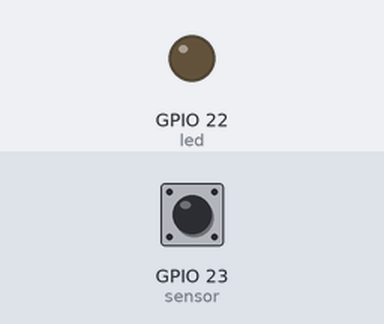
The sketch below on a simulated ESP32. Shown: output pins drawn as LEDs (lit = HIGH). Inputs (shaded band) come from the test bench; at power-on: GPIO 23 (sensor) HIGH. What the sketch prints to the serial monitor is not drawn.

Above: at 1.2 s.
1.3 s: GPIO 23 (sensor) pulsed LOW 2 times (0.12 s each, 0.3 s apart)
3.4 s: GPIO 23 (sensor) pulsed LOW 5 times (0.12 s each, 0.3 s apart)
At 5.2 s:
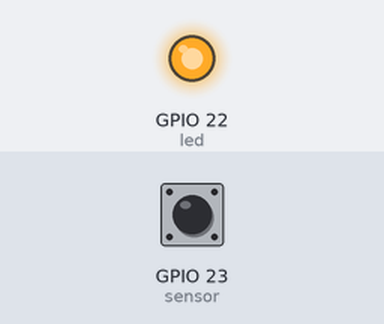
Timing chart, 0 to 16.3 s (numbered marks = the images above; inputs shaded):
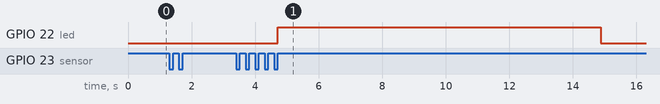

The sketch:

Coin.ino
```cpp
int sensor = 23;
int led = 22;
int i = 0;
int c = 0;
volatile bool isCounter = false;
volatile int count = 0;
unsigned long lastInterruptTime = 0; // For debouncing

void IRAM_ATTR doCounter() {
  unsigned long interruptTime = millis();
  // Simple debounce mechanism to avoid multiple triggers within 200ms
  if (interruptTime - lastInterruptTime > 200) {
    isCounter = true;
    count++;
    lastInterruptTime = interruptTime;
  }
}

void setup() {
  pinMode(sensor, INPUT);
  pinMode(led, OUTPUT);
  attachInterrupt(digitalPinToInterrupt(sensor), doCounter, FALLING);
  Serial.begin(9600);
}

void loop() {
  if (isCounter) {
    isCounter = false;
    if (count > 1) {
      i += 1;
      Serial.print("จำนวนเหรียญ : ");
      Serial.println(i);
      c = i * 10;
      Serial.print("จำนวนเงิน : ");
      Serial.print(c);
      Serial.println(" บาท");
      delay(1000);
      count = 0;
    }
    if (c == 20) {
      c -= 20;
      i -= 2;
      digitalWrite(led, HIGH);
      Serial.println();
      Serial.print("ระบบทำงาน\nLED ON\n\n");
      delay(10000);
      Serial.print("เคลียร์เหรียญ / จำนวนเงิน\nจำนวนเหรียญ : ");
      Serial.println(i);
      Serial.print("จำนวนเงิน : ");
      Serial.print(c);
      Serial.println(" บาท\nหยุดการทำงานของระบบ\nLED OFF\n\n");
      digitalWrite(led, LOW);
    }
  }
}
```

Measured:
- after the input at 1.3 s, every drawn part: stays the same
- after the input at 3.4 s, GPIO 22 (led): LOW → HIGH after 1.3 s, → LOW 10.2 s later
